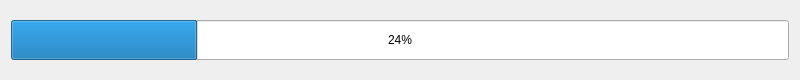
<?xml version="1.0" encoding="UTF-8"?>
<ui version="4.0">
 <class>ProgressBarDialog</class>
 <widget class="QDialog" name="ProgressBarDialog">
  <property name="geometry">
   <rect>
    <x>0</x>
    <y>0</y>
    <width>800</width>
    <height>80</height>
   </rect>
  </property>
  <property name="sizePolicy">
   <sizepolicy hsizetype="Fixed" vsizetype="Fixed">
    <horstretch>0</horstretch>
    <verstretch>0</verstretch>
   </sizepolicy>
  </property>
  <property name="minimumSize">
   <size>
    <width>800</width>
    <height>80</height>
   </size>
  </property>
  <property name="maximumSize">
   <size>
    <width>800</width>
    <height>80</height>
   </size>
  </property>
  <property name="windowTitle">
   <string>Dialog</string>
  </property>
  <layout class="QHBoxLayout" name="horizontalLayout">
   <item>
    <widget class="QProgressBar" name="progressBar">
     <property name="sizePolicy">
      <sizepolicy hsizetype="Expanding" vsizetype="Fixed">
       <horstretch>0</horstretch>
       <verstretch>0</verstretch>
      </sizepolicy>
     </property>
     <property name="minimumSize">
      <size>
       <width>0</width>
       <height>40</height>
      </size>
     </property>
     <property name="maximumSize">
      <size>
       <width>16777215</width>
       <height>40</height>
      </size>
     </property>
     <property name="value">
      <number>24</number>
     </property>
    </widget>
   </item>
  </layout>
 </widget>
 <resources/>
 <connections/>
</ui>
